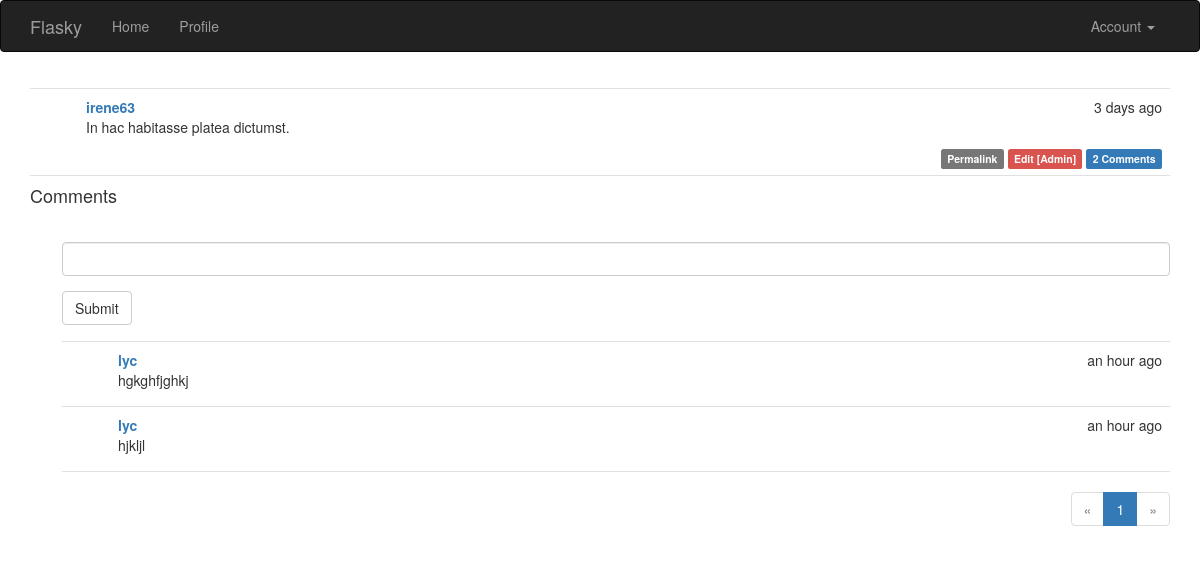
The app's page /post/12 (signed in) with its own data.
### app/models.py (models this page shows, shortened)
class Post(db.Model):
	__tablename__ = 'posts'
	id = db.Column(db.Integer, primary_key = True)
	body = db.Column(db.Text)
	timestamp = db.Column(db.DateTime, index = True, default = datetime.utcnow)
	author_id = db.Column(db.Integer, db.ForeignKey('users.id'))
	body_html = db.Column(db.Text)
	comments = db.relationship('Comment', backref = 'post', lazy = 'dynamic')

class User(UserMixin, db.Model):
	__tablename__ = 'users'
	id = db.Column(db.Integer, primary_key=True)
	username = db.Column(db.String(64), unique=True, index=True)
	role_id = db.Column(db.Integer, db.ForeignKey('roles.id'))
	password_hash = db.Column(db.String(128))
	email = db.Column(db.String(64), unique = True, index = True)
	confirmed = db.Column(db.Boolean, default = False)
	name = db.Column(db.String(64))
	location = db.Column(db.String(64))
	about_me = db.Column(db.Text())
	member_since = db.Column(db.DateTime(), default = datetime.utcnow)
	last_seen = db.Column(db.DateTime(), default = datetime.utcnow)
	posts = db.relationship('Post', backref = 'author', lazy = 'dynamic')
	followed = db.relationship('Follow',
								foreign_keys = [Follow.follower_id],
								backref = db.backref('follower', lazy = 'joined'),
								lazy = 'dynamic',
								cascade = 'all, delete-orphan')
	followers = db.relationship('Follow',
								foreign_keys = [Follow.followed_id],
								backref = db.backref('followed', lazy = 'joined'),
								lazy = 'dynamic',
								cascade = 'all, delete-orphan')
	comments = db.relationship('Comment', backref = 'author', lazy = 'dynamic')
	@property
	def password(self):
		raise AttributeError('password is not a readable attribute')
	def can(self, permissions):
		return self.role is not None and \
			(self.role.permissions & permissions) == permissions
	def is_administrator(self):
		return self.can(Permission.ADMINISTER)
	def ping(self):
		self.last_seen = datetime.utcnow()
		db.session.add(self)

class Comment(db.Model):
	__tablename__ = 'comments'
	id = db.Column(db.Integer, primary_key = True)
	body = db.Column(db.Text)
	body_html = db.Column(db.Text)
	timestamp = db.Column(db.DateTime, index = True, default = datetime.utcnow)
	disabled = db.Column(db.Boolean)
	author_id = db.Column(db.Integer, db.ForeignKey('users.id'))
	post_id = db.Column(db.Integer, db.ForeignKey('posts.id'))

### app/main/views.py (the view, shortened to what this page needs)
@main.route('/post/<int:id>', methods = ['GET', 'POST'])
def post(id):
	post = Post.query.get_or_404(id)
	form = CommentForm()
	page = request.args.get('page', 1, type = int)
	if page == -1:
		page = (post.comments.count() - 1) / \
				current_app.config['FLASKY_COMMENTS_PER_PAGE'] + 1
	pagination = post.comments.order_by(Comment.timestamp.asc()).paginate(
		page, per_page = current_app.config['FLASKY_COMMENTS_PER_PAGE'],
		error_out = False)
	comments = pagination.items
	return render_template('post.html', posts = [post], form = form,
							comments = comments, pagination = pagination)

### app/main/forms.py
class CommentForm(Form):
	body = StringField('', validators = [Required()])
	submit = SubmitField('Submit')

### app/auth/views.py (called while the page is built)
@auth.before_app_request
def before_request():
	if current_user.is_authenticated:
		current_user.ping()
		if not current_user.confirmed\
				and request.endpoint[:5] != 'auth.'\
				and request.endpoint != 'static':
			return redirect(url_for('auth.unconfirmed'))

### app/main/__init__.py (called while the page is built)
@main.app_context_processor
def inject_permission():
	return dict(Permission = Permission)

### app/models.py (called while the page is built)
@login_manager.user_loader
def load_user(user_id):
	return User.query.get(int(user_id))

### app/templates/post.html (shortened to what this page needs)
{% extends "base.html" %}
{% import "bootstrap/wtf.html" as wtf %}
{% import "_macros.html" as macros %}
{% block page_content %}
{% include '_posts.html' %}
<h4 id="comments">Comments</h4>
{% if current_user.can(Permission.COMMENT) %}
<div class="comment-form">
	{{ wtf.quick_form(form) }}
</div>
{% endif %}
{% include '_comments.html' %}
{% if pagination %}
<div class="pagination">
	{{ macros.pagination_widget(pagination, '.post', fragment='#comments', id=posts[0].id) }}
</div>
{% endif %}
{% endblock %}

### app/templates/_posts.html
<ul class="posts">
	{% for post in posts %}
	<li class="post">
		<div class="post-content">
			<div class="post-date">{{ moment(post.timestamp).fromNow() }}</div>
			<div class="post-author"><a href="{{ url_for('.user', username=post.author.username) }}">{{ post.author.username }}</a></div>
			<div class="post-body">
				{% if post.body_html %}
					{{ post.body_html | safe }}
				{% else %}
					{{ post.body }}
				{% endif %}
			</div>
			<div class = "post-footer">
				<a href = "{{ url_for('.post', id = post.id) }}">
					<span class = "label label-default">Permalink</span>
				</a>
				{% if current_user == post.author %}
				<a href = "{{ url_for('.edit', id = post.id) }}">
					<span class = "label label-primary">Edit</span>
				</a>
				{% elif current_user.is_administrator() %}
				<a href = "{{ url_for('.edit', id = post.id) }}">
					<span class = "label label-danger">Edit [Admin]</span>
				</a>
				 <a href="{{ url_for('.post', id=post.id) }}#comments">
					<span class="label label-primary">{{ post.comments.count() }} Comments</span>
				</a>
				{% endif %}
			</div>
		</div>
	</li>
	{% endfor %}
</ul>

### app/templates/_comments.html
<ul class="comments">
    {% for comment in comments %}
    <li class="comment">
        <div class="comment-content">
            <div class="comment-date">{{ moment(comment.timestamp).fromNow() }}</div>
            <div class="comment-author"><a href="{{ url_for('.user', username=comment.author.username) }}">{{ comment.author.username }}</a></div>
            <div class="comment-body">
                {% if comment.body_html %}
                    {{ comment.body_html | safe }}
                {% else %}
                    {{ comment.body }}
                {% endif %}
            </div>
        </div>
    </li>
    {% endfor %}
</ul>

### app/static/styles.css (style rules this page uses)
ul.posts { list-style-type: none; padding: 0px; margin: 16px 0px 0px 0px; border-top: 1px solid #e0e0e0; }
ul.posts li.post { padding: 8px; border-bottom: 1px solid #e0e0e0; }
div.post-date { float: right; }
div.post-author { font-weight: bold; }
div.post-content { margin-left: 48px; min-height: 48px; }
div.post-footer { text-align: right; }
ul.comments { list-style-type: none; padding: 0px; margin: 16px 0px 0px 0px; }
ul.comments li.comment { margin-left: 32px; padding: 8px; border-bottom: 1px solid #e0e0e0; }
ul.comments li.comment:nth-child(1) { border-top: 1px solid #e0e0e0; }
div.comment-date { float: right; }
div.comment-author { font-weight: bold; }
div.comment-content { margin-left: 48px; min-height: 48px; }
div.comment-form { margin: 16px 0px 16px 32px; }
div.pagination { width: 100%; text-align: right; padding: 0px; margin: 0px; }

### records on screen
Post: timestamp "3 days ago", author.username "irene63", body_html "In hac habitasse platea dictumst.", comments.count "2"
Comment: timestamp "an hour ago", author.username "lyc", body_html "hgkghfjghkj"
Comment: timestamp "an hour ago", author.username "lyc", body_html "hjkljl"

### other values on screen
{{ p }} "1"
